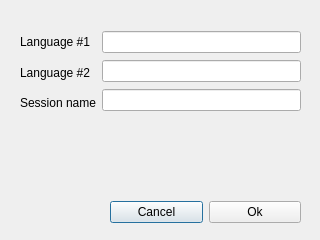
<?xml version="1.0" encoding="UTF-8"?>
<ui version="4.0">
 <class>SessionPreDialog</class>
 <widget class="QDialog" name="SessionPreDialog">
  <property name="geometry">
   <rect>
    <x>0</x>
    <y>0</y>
    <width>320</width>
    <height>240</height>
   </rect>
  </property>
  <property name="windowTitle">
   <string>Dialog</string>
  </property>
  <widget class="QWidget" name="layoutWidget">
   <property name="geometry">
    <rect>
     <x>20</x>
     <y>30</y>
     <width>281</width>
     <height>85</height>
    </rect>
   </property>
   <layout class="QHBoxLayout" name="horizontalLayout">
    <item>
     <layout class="QVBoxLayout" name="verticalLayout">
      <item>
       <widget class="QLabel" name="label">
        <property name="text">
         <string>Language #1</string>
        </property>
       </widget>
      </item>
      <item>
       <widget class="QLabel" name="label_2">
        <property name="text">
         <string>Language #2</string>
        </property>
       </widget>
      </item>
      <item>
       <widget class="QLabel" name="label_sessionName">
        <property name="text">
         <string>Session name</string>
        </property>
       </widget>
      </item>
     </layout>
    </item>
    <item>
     <layout class="QVBoxLayout" name="verticalLayout_2">
      <item>
       <widget class="QLineEdit" name="lineEdit_lang1"/>
      </item>
      <item>
       <widget class="QLineEdit" name="lineEdit_lang2"/>
      </item>
      <item>
       <widget class="QLineEdit" name="textField_SessionName"/>
      </item>
     </layout>
    </item>
   </layout>
  </widget>
  <widget class="QWidget" name="layoutWidget">
   <property name="geometry">
    <rect>
     <x>110</x>
     <y>200</y>
     <width>191</width>
     <height>25</height>
    </rect>
   </property>
   <layout class="QHBoxLayout" name="horizontalLayout_2">
    <item>
     <widget class="QPushButton" name="pushButton_2">
      <property name="text">
       <string>Cancel</string>
      </property>
     </widget>
    </item>
    <item>
     <widget class="QPushButton" name="pushButton">
      <property name="text">
       <string>Ok</string>
      </property>
     </widget>
    </item>
   </layout>
  </widget>
 </widget>
 <resources/>
 <connections>
  <connection>
   <sender>pushButton_2</sender>
   <signal>clicked()</signal>
   <receiver>SessionPreDialog</receiver>
   <slot>reject()</slot>
   <hints>
    <hint type="sourcelabel">
     <x>130</x>
     <y>209</y>
    </hint>
    <hint type="destinationlabel">
     <x>69</x>
     <y>194</y>
    </hint>
   </hints>
  </connection>
 </connections>
</ui>
